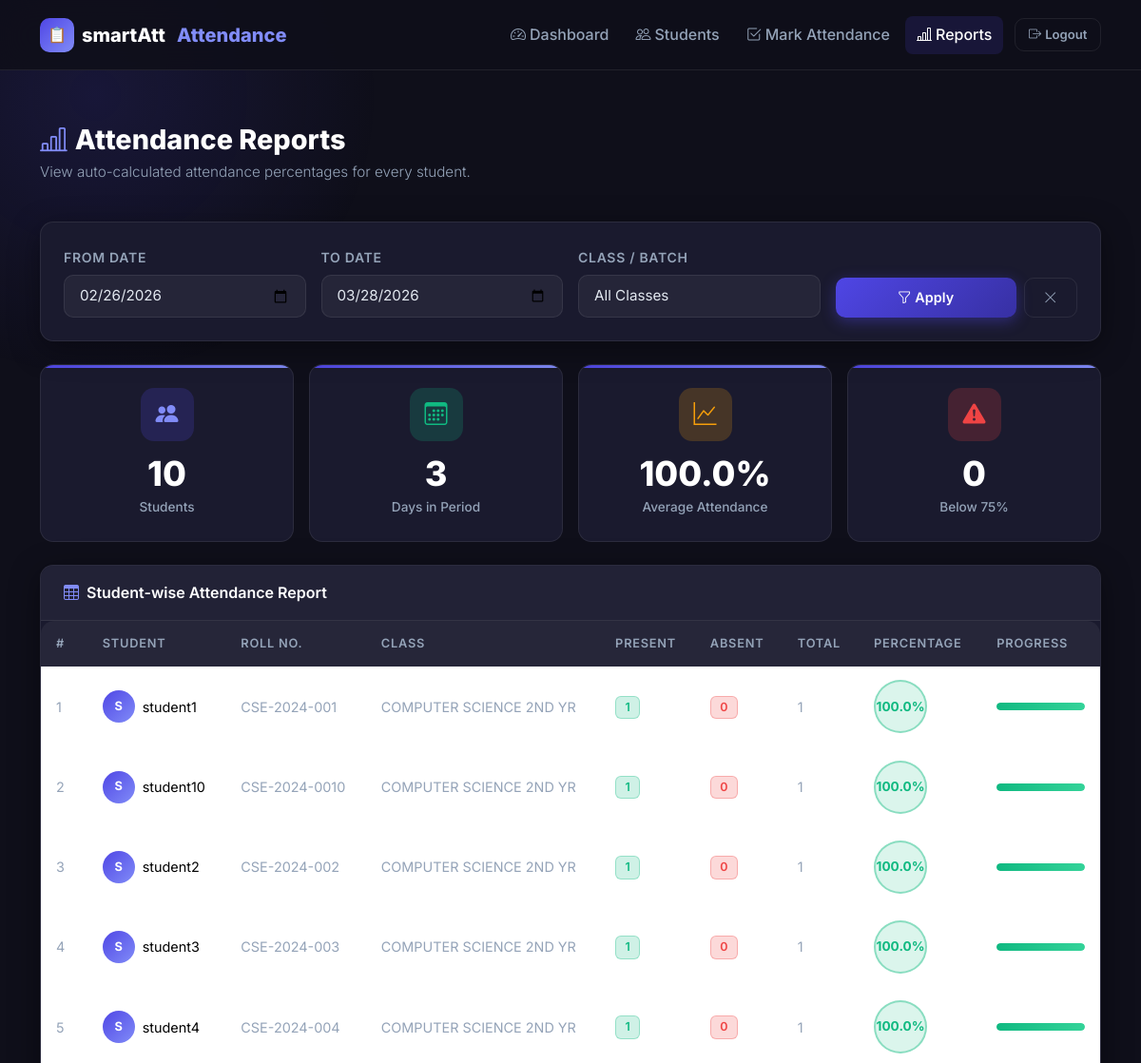
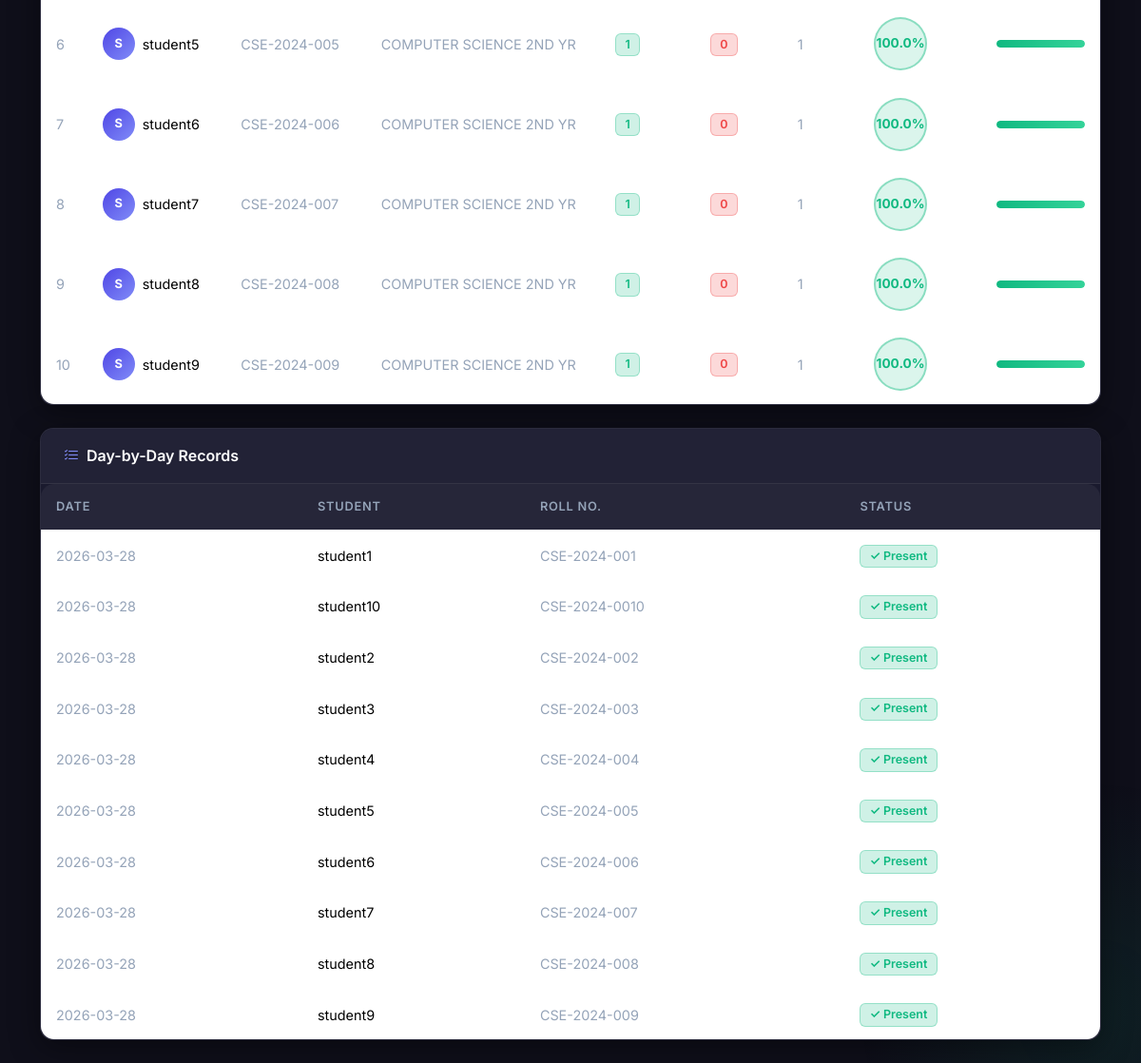
The page /teacher/reports (signed in) on the database its author committed (2 pictures, top to bottom).
### tables this page shows
CREATE TABLE students (
            id         INTEGER PRIMARY KEY AUTOINCREMENT,
            name       TEXT    NOT NULL,
            roll_no    TEXT    UNIQUE NOT NULL,
            class_name TEXT,
            email      TEXT,
            username   TEXT    UNIQUE,
            password   TEXT,              -- hashed; NULL if added by teacher only
            created_at TEXT    DEFAULT (date('now'))
        );

CREATE TABLE attendance (
            id         INTEGER PRIMARY KEY AUTOINCREMENT,
            student_id INTEGER NOT NULL,
            teacher_id INTEGER,
            date       TEXT    NOT NULL,   -- stored as 'YYYY-MM-DD'
            status     TEXT    NOT NULL    CHECK(status IN ('Present','Absent')),
            FOREIGN KEY (student_id) REFERENCES students(id) ON DELETE CASCADE,
            FOREIGN KEY (teacher_id) REFERENCES teachers(id),
            UNIQUE (student_id, date)      -- prevents duplicate entries for same day
        );

### app.py (the view)
@app.route('/teacher/reports')
@teacher_required
def view_reports():
    db = get_db()
    today        = date.today()
    default_from = (today - timedelta(days=30)).isoformat()
    default_to   = today.isoformat()
    from_date    = request.args.get('from_date',    default_from)
    to_date      = request.args.get('to_date',      default_to)
    class_filter = request.args.get('class_filter', '')
    classes = [
        row[0] for row in
        db.execute("SELECT DISTINCT class_name FROM students WHERE class_name IS NOT NULL AND class_name != ''").fetchall()
    ]
    if class_filter:
        students = db.execute(
            "SELECT * FROM students WHERE class_name=? ORDER BY name",
            (class_filter,)
        ).fetchall()
    else:
        students = db.execute("SELECT * FROM students ORDER BY name").fetchall()
    total_days = db.execute("""
        SELECT COUNT(DISTINCT date) FROM attendance
        WHERE date BETWEEN ? AND ?
    """, (from_date, to_date)).fetchone()[0]
    report_data = []
    for s in students:
        present = db.execute("""
            SELECT COUNT(*) FROM attendance
            WHERE student_id=? AND status='Present' AND date BETWEEN ? AND ?
        """, (s['id'], from_date, to_date)).fetchone()[0]
        absent = db.execute("""
            SELECT COUNT(*) FROM attendance
            WHERE student_id=? AND status='Absent' AND date BETWEEN ? AND ?
        """, (s['id'], from_date, to_date)).fetchone()[0]
        total      = present + absent
        percentage = calculate_percentage(present, total)
        report_data.append({
            'student_name': s['name'],
            'roll_no':      s['roll_no'],
            'class_name':   s['class_name'] or '',
            'present':      present,
            'absent':       absent,
            'total':        total,
            'percentage':   percentage,
        })
    avg_pct  = (
        round(sum(r['percentage'] for r in report_data) / len(report_data), 1)
        if report_data else 0
    )
    below_75 = sum(1 for r in report_data if r['percentage'] < 75)
    detail_records = db.execute("""
        SELECT a.date, a.status, s.name AS student_name, s.roll_no
        FROM   attendance a
        JOIN   students   s ON s.id = a.student_id
        WHERE  a.date BETWEEN ? AND ?
        ORDER  BY a.date DESC, s.name
        LIMIT  100
    """, (from_date, to_date)).fetchall()
    return render_template(
        'reports.html',
        report_data    = report_data,
        detail_records = detail_records,
        from_date      = from_date,
        to_date        = to_date,
        class_filter   = class_filter,
        classes        = classes,
        total_days     = total_days,
        avg_pct        = avg_pct,
        below_75       = below_75,
    )

### app.py (called while the page is built)
def get_db():
    if 'db' not in g:
        g.db = sqlite3.connect(DATABASE)
        g.db.row_factory = sqlite3.Row
    return g.db

def teacher_required(f):
    @wraps(f)
    def decorated(*args, **kwargs):
        if 'teacher_id' not in session:
            flash('Please log in as a teacher to access this page.', 'warning')
            return redirect(url_for('teacher_login'))
        return f(*args, **kwargs)
    return decorated

def calculate_percentage(present: int, total: int) -> float:
    if total == 0:
        return 0.0
    return round((present / total) * 100, 1)

### templates/reports.html (shortened to what this page needs)
{% extends "base.html" %}
{% block content %}
<div class="container py-4 z-1" style="position:relative;">
    <div class="page-header fade-in">
        <h1><i class="bi bi-bar-chart-line me-2 text-primary"></i>Attendance Reports</h1>
        <p class="lead">View auto-calculated attendance percentages for every student.</p>
    </div>
    <div class="card mb-4 fade-in fade-in-1">
        <div class="card-body">
            <form method="GET" action="{{ url_for('view_reports') }}" class="row g-3 align-items-end"
                id="report-filter-form">
                <div class="col-md-3">
                    <label for="from_date" class="form-label">From Date</label>
                    <input type="date" class="form-control" id="from_date" name="from_date" value="{{ from_date }}" />
                </div>
                <div class="col-md-3">
                    <label for="to_date" class="form-label">To Date</label>
                    <input type="date" class="form-control" id="to_date" name="to_date" value="{{ to_date }}" />
                </div>
                <div class="col-md-3">
                    <label for="class_filter" class="form-label">Class / Batch</label>
                    <select class="form-select" id="class_filter" name="class_filter">
                        <option value="">All Classes</option>
                    </select>
                </div>
                <div class="col-md-3 d-flex gap-2">
                    <button type="submit" class="btn btn-primary flex-fill" id="apply-filter-btn">
                        <i class="bi bi-funnel me-1"></i>Apply
                    </button>
                    <a href="{{ url_for('view_reports') }}" class="btn btn-outline-light" id="clear-filter-btn">
                        <i class="bi bi-x-lg"></i>
                    </a>
                </div>
            </form>
        </div>
    </div>
    <div class="row g-3 mb-4 fade-in fade-in-2">
        <div class="col-6 col-md-3">
            <div class="stat-card">
                <div class="stat-icon blue"><i class="bi bi-people-fill"></i></div>
                <div class="stat-value">{{ report_data | length }}</div>
                <div class="stat-label">Students</div>
            </div>
        </div>
        <div class="col-6 col-md-3">
            <div class="stat-card">
                <div class="stat-icon green"><i class="bi bi-calendar3"></i></div>
                <div class="stat-value">{{ total_days }}</div>
                <div class="stat-label">Days in Period</div>
            </div>
        </div>
        <div class="col-6 col-md-3">
            <div class="stat-card">
                <div class="stat-icon orange"><i class="bi bi-graph-up"></i></div>
                <div class="stat-value">{{ avg_pct }}%</div>
                <div class="stat-label">Average Attendance</div>
            </div>
        </div>
        <div class="col-6 col-md-3">
            <div class="stat-card">
                <div class="stat-icon red"><i class="bi bi-exclamation-triangle-fill"></i></div>
                <div class="stat-value">{{ below_75 }}</div>
                <div class="stat-label">Below 75%</div>
            </div>
        </div>
    </div>
    <div class="card fade-in fade-in-2">
        <div class="card-header">
            <i class="bi bi-table me-2 text-primary"></i>Student-wise Attendance Report
        </div>
        {% if report_data %}
        <div class="table-responsive">
            <table class="table">
                <thead>
                    <tr>
                        <th>#</th>
                        <th>Student</th>
                        <th>Roll No.</th>
                        <th>Class</th>
                        <th>Present</th>
                        <th>Absent</th>
                        <th>Total</th>
                        <th>Percentage</th>
                        <th>Progress</th>
                    </tr>
                </thead>
                <tbody>
                    {% for r in report_data %}
                    <tr>
                        <td class="text-muted">{{ loop.index }}</td>
                        <td>
                            <div class="d-flex align-items-center gap-2">
                                <div style="width:34px;height:34px;border-radius:50%;
                                            background:linear-gradient(135deg,#4f46e5,#818cf8);
                                            display:flex;align-items:center;justify-content:center;
                                            font-size:0.8rem;font-weight:700;color:#fff;flex-shrink:0;">
                                    {{ r['student_name'][0] | upper }}
                                </div>
                                <span class="fw-500">{{ r['student_name'] }}</span>
                            </div>
                        </td>
                        <td class="text-muted">{{ r['roll_no'] }}</td>
                        <td class="text-muted">
                            {% if r['class_name'] %}
                            {{ r['class_name'] }}
                            {% else %}
                            &mdash;
                            {% endif %}
                        </td>
                        <td><span class="badge bg-success">{{ r['present'] }}</span></td>
                        <td><span class="badge bg-danger">{{ r['absent'] }}</span></td>
                        <td class="text-muted">{{ r['total'] }}</td>
                        <td>
                            {% if r['percentage'] >= 75 %}
                            <span class="pct-ring high">{{ r['percentage'] }}%</span>
                            {% elif r['percentage'] >= 60 %}
                            <span class="pct-ring medium">{{ r['percentage'] }}%</span>
                            {% else %}
                            <span class="pct-ring low">{{ r['percentage'] }}%</span>
                            {% endif %}
                        </td>
                        <td style="min-width:120px;">
                            <div class="progress">
                                {% if r['percentage'] >= 75 %}
                                <div class="progress-bar bg-success" role="progressbar"
                                    style="width:{{ r['percentage'] }}%" aria-valuenow="{{ r['percentage'] }}"
                                    aria-valuemin="0" aria-valuemax="100"></div>
                                {% elif r['percentage'] >= 60 %}
                                <div class="progress-bar bg-warning" role="progressbar"
                                    style="width:{{ r['percentage'] }}%" aria-valuenow="{{ r['percentage'] }}"
                                    aria-valuemin="0" aria-valuemax="100"></div>
                                {% else %}
                                <div class="progress-bar bg-danger" role="progressbar"
                                    style="width:{{ r['percentage'] }}%" aria-valuenow="{{ r['percentage'] }}"
                                    aria-valuemin="0" aria-valuemax="100"></div>
                                {% endif %}
                            </div>
                        </td>
                    </tr>
                    {% endfor %}
                </tbody>
            </table>
        </div>
        {% else %}
        <div class="card-body text-center py-5">
            <i class="bi bi-bar-chart" style="font-size:2.5rem;opacity:0.3;"></i>
            <p class="text-muted mt-2 mb-0">No data available for the selected filters.</p>
        </div>
        {% endif %}
    </div>
    {% if detail_records %}
    <div class="card mt-4 fade-in fade-in-3">
        <div class="card-header">
            <i class="bi bi-list-check me-2 text-primary"></i>Day-by-Day Records
        </div>
        <div class="table-responsive">
            <table class="table">
                <thead>
                    <tr>
                        <th>Date</th>
                        <th>Student</th>
                        <th>Roll No.</th>
                        <th>Status</th>
                    </tr>
                </thead>
                <tbody>
                    {% for rec in detail_records %}
                    <tr>
                        <td class="text-muted">{{ rec['date'] }}</td>
                        <td>{{ rec['student_name'] }}</td>
                        <td class="text-muted">{{ rec['roll_no'] }}</td>
                        <td>
                            {% if rec['status'] == 'Present' %}
                            <span class="badge bg-success">&#10003; Present</span>
                            {% else %}
                            <span class="badge bg-danger">&#10007; Absent</span>
                            {% endif %}
                        </td>
                    </tr>
                    {% endfor %}
                </tbody>
            </table>
        </div>
    </div>
    {% endif %}
</div>
{% endblock %}

### rows shown on the page
students: name "S", student_name "student1", roll_no "CSE-2024-001", class_name "COMPUTER SCIENCE 2ND YR", present "1", absent "0", total "1", percentage "100.0"
students: name "S", student_name "student10", roll_no "CSE-2024-0010", class_name "COMPUTER SCIENCE 2ND YR", present "1", absent "0", total "1", percentage "100.0"
students: name "S", student_name "student2", roll_no "CSE-2024-002", class_name "COMPUTER SCIENCE 2ND YR", present "1", absent "0", total "1", percentage "100.0"
students: name "S", student_name "student3", roll_no "CSE-2024-003", class_name "COMPUTER SCIENCE 2ND YR", present "1", absent "0", total "1", percentage "100.0"
students: name "S", student_name "student4", roll_no "CSE-2024-004", class_name "COMPUTER SCIENCE 2ND YR", present "1", absent "0", total "1", percentage "100.0"
students: name "S", student_name "student5", roll_no "CSE-2024-005", class_name "COMPUTER SCIENCE 2ND YR", present "1", absent "0", total "1", percentage "100.0"
students: name "S", student_name "student6", roll_no "CSE-2024-006", class_name "COMPUTER SCIENCE 2ND YR", present "1", absent "0", total "1", percentage "100.0"
students: name "S", student_name "student7", roll_no "CSE-2024-007", class_name "COMPUTER SCIENCE 2ND YR", present "1", absent "0", total "1", percentage "100.0"
students: name "S", student_name "student8", roll_no "CSE-2024-008", class_name "COMPUTER SCIENCE 2ND YR", present "1", absent "0", total "1", percentage "100.0"
students: name "S", student_name "student9", roll_no "CSE-2024-009", class_name "COMPUTER SCIENCE 2ND YR", present "1", absent "0", total "1", percentage "100.0"
attendance: date "2026-03-28", student_name "student1", roll_no "CSE-2024-001", status "✓ Present"
attendance: date "2026-03-28", student_name "student10", roll_no "CSE-2024-0010", status "✓ Present"
attendance: date "2026-03-28", student_name "student2", roll_no "CSE-2024-002", status "✓ Present"
attendance: date "2026-03-28", student_name "student3", roll_no "CSE-2024-003", status "✓ Present"
attendance: date "2026-03-28", student_name "student4", roll_no "CSE-2024-004", status "✓ Present"
attendance: date "2026-03-28", student_name "student5", roll_no "CSE-2024-005", status "✓ Present"
attendance: date "2026-03-28", student_name "student6", roll_no "CSE-2024-006", status "✓ Present"
attendance: date "2026-03-28", student_name "student7", roll_no "CSE-2024-007", status "✓ Present"
attendance: date "2026-03-28", student_name "student8", roll_no "CSE-2024-008", status "✓ Present"
attendance: date "2026-03-28", student_name "student9", roll_no "CSE-2024-009", status "✓ Present"

### other values the page prints
{{ report_data | length }} "10"
{{ total_days }} "3"
{{ avg_pct }} "100.0"
{{ below_75 }} "0"
